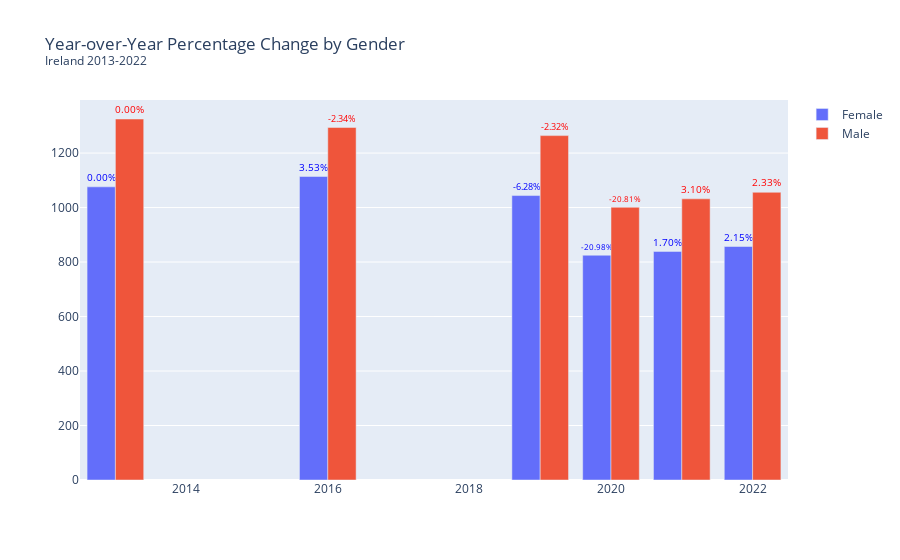

Notebook code cell kept with this figure:
### Code cell
import plotly.graph_objects as go

df_group = sex.groupby(['Year', 'Sex'])['VALUE'].sum().reset_index()


years = df_group['Year'].unique()
genders = df_group['Sex'].unique()

fig = go.Figure()


for gender in genders:
    gender_df = df_group[df_group['Sex'] == gender]
    gender_totals = gender_df['VALUE'].values
    gender_percentage_change = [0] + [100 * (gender_totals[i] - gender_totals[i-1]) / gender_totals[i-1] for i in range(1, len(gender_totals))]
    
    fig.add_trace(go.Bar(
        name=gender,
        x=gender_df['Year'],
        y=gender_totals,
        text=[f"{change:.2f}%" for change in gender_percentage_change],
        textposition='outside',
        textfont_size=18,
        textfont_color='red' if gender == 'Male' else 'blue'
    ))

fig.update_layout(barmode='group', title='Year-over-Year Percentage Change by Gender <br><sup>Ireland 2013-2022</sup>')

fig.show()

### Figure 1 — Plotly figure (JSON) as saved in the notebook; plotly's stock layout.template omitted (floating-point values rounded to 4 significant figures)
{"data": [{"name": "Female", "text": ["0.00%", "3.53%", "-6.28%", "-20.98%", "1.70%", "2.15%"], "textfont": {"color": "blue", "size": 18}, "textposition": "outside", "type": "bar", "x": [2013, 2016, 2019, 2020, 2021, 2022], "y": [1076, 1114, 1044, 825, 839, 857]}, {"name": "Male", "text": ["0.00%", "-2.34%", "-2.32%", "-20.81%", "3.10%", "2.33%"], "textfont": {"color": "red", "size": 18}, "textposition": "outside", "type": "bar", "x": [2013, 2016, 2019, 2020, 2021, 2022], "y": [1325, 1294, 1264, 1001, 1032, 1056]}], "layout": {"barmode": "group", "title": {"text": "Year-over-Year Percentage Change by Gender <br><sup>Ireland 2013-2022</sup>"}}}
